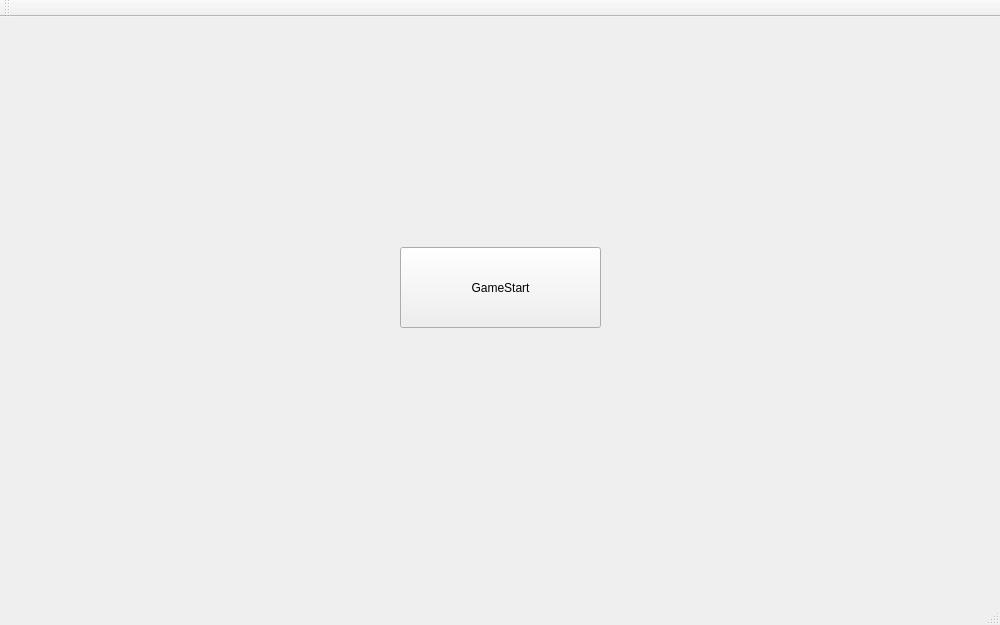
<?xml version="1.0" encoding="UTF-8"?>
<ui version="4.0">
 <class>MainWindow</class>
 <widget class="QMainWindow" name="MainWindow">
  <property name="geometry">
   <rect>
    <x>0</x>
    <y>0</y>
    <width>1000</width>
    <height>625</height>
   </rect>
  </property>
  <property name="windowTitle">
   <string>MainWindow</string>
  </property>
  <widget class="QWidget" name="centralWidget">
   <widget class="QPushButton" name="StartButton">
    <property name="geometry">
     <rect>
      <x>400</x>
      <y>230</y>
      <width>201</width>
      <height>81</height>
     </rect>
    </property>
    <property name="sizePolicy">
     <sizepolicy hsizetype="Minimum" vsizetype="Minimum">
      <horstretch>0</horstretch>
      <verstretch>0</verstretch>
     </sizepolicy>
    </property>
    <property name="styleSheet">
     <string notr="true">myButton-&gt;setStyleSheet(&quot;QPushButton {&quot;
                        &quot;  color: white;&quot;
                        &quot;  background-color: blue;&quot;
                        &quot;  border-radius: 5px;&quot;
                        &quot;  padding: 5px;&quot;
                        &quot;}&quot;
                        &quot;QPushButton:hover {&quot;
                        &quot;  background-color: green;&quot;
                        &quot;}&quot;
                        &quot;QPushButton:pressed {&quot;
                        &quot;  background-color: red;&quot;
                        &quot;}&quot;);</string>
    </property>
    <property name="text">
     <string>GameStart</string>
    </property>
    <property name="iconSize">
     <size>
      <width>22</width>
      <height>16</height>
     </size>
    </property>
   </widget>
  </widget>
  <widget class="QMenuBar" name="menuBar">
   <property name="geometry">
    <rect>
     <x>0</x>
     <y>0</y>
     <width>1000</width>
     <height>21</height>
    </rect>
   </property>
  </widget>
  <widget class="QToolBar" name="mainToolBar">
   <attribute name="toolBarArea">
    <enum>TopToolBarArea</enum>
   </attribute>
   <attribute name="toolBarBreak">
    <bool>false</bool>
   </attribute>
  </widget>
  <widget class="QStatusBar" name="statusBar"/>
 </widget>
 <layoutdefault spacing="6" margin="11"/>
 <resources/>
 <connections/>
</ui>
